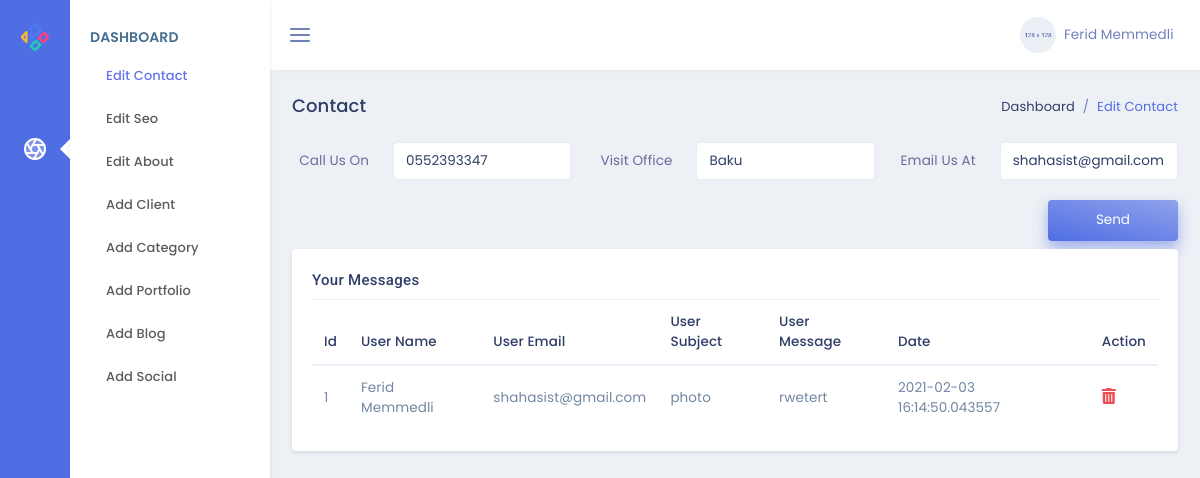
The page /admin/ on the database as committed earlier.
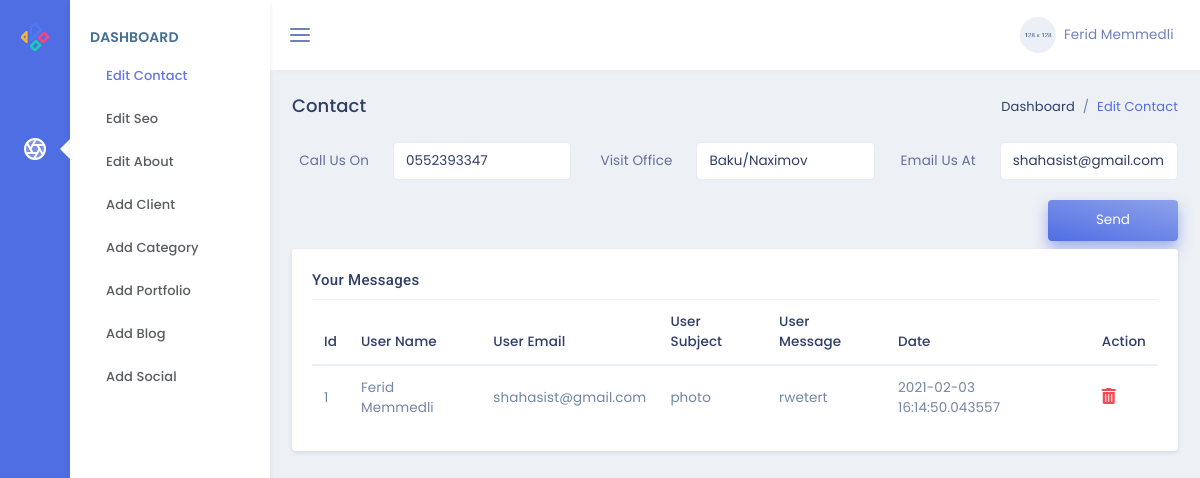
The same page on the database as committed later.
### models.py (models this page shows)
class Contact(db.Model):
    id = db.Column(db.Integer, primary_key=True)
    elaqe = db.Column(db.String(100),nullable=False)
    unvan = db.Column(db.String(100),nullable=False)
    email = db.Column(db.String(100),nullable=False)

### admin/routes.py (the view, shortened to what this page needs)
@admin.route('/',methods=['GET','POST'])
def adminPage():
    form=Form.query.all()
    contact=Contact.query.all()
    if Contact.query.get(1):
        bos=True
    else:
        bos=False
    return render_template('admin/index.html',form=form,contact=contact,bos=bos)

### admin/templates/admin/index.html (shortened to what the changed rows need)
{% extends "admin/layout.html" %}
{% block contentAdmin %}
<form action="{{url_for('admin.adminPage')}}" method="POST" class="row">
    <div class="col-4">
        <div class="form-group row">
            <div class="col-8">
                {% if bos %}
                {% for i in contact %}
                    <input class="form-control" name="elaqe" value="{{i.elaqe}}" type="text" id="example-text-input" required>
                {% endfor %}
                {% else %}
                    <input class="form-control" name="elaqe" value="Contact" type="text" id="example-text-input" required>
                {% endif %}
            </div>
        </div>
    </div>
    <div class="col-4">
        <div class="form-group row">
            <div class="col-8">
                {% if bos %}
                {% for i in contact %}
                    <input class="form-control" name="unvan" value='{{i.unvan}}' type="text" id="example-text-input1" required>
                {% endfor %}
                {% else %}
                    <input class="form-control" name="unvan" value='Adress' type="text" id="example-text-input1" required>
                {% endif %}
            </div>
        </div>
    </div>
    <div class="col-4">
        <div class="form-group row">
            <div class="col-8">
                {% if bos %}
                {% for i in contact %}
                <input class="form-control" name="email" value="{{i.email}}" type="email" id="example-text-input2" required>
                {% endfor %}
                {% else %}
                <input class="form-control" name="email" value="Email" type="email" id="example-text-input2" required>
                {% endif %}
            </div>
        </div>
    </div>
</form>
<div class="row">
    <div class="col-lg-12">
        <div class="card">
            <div class="card-body">
                <div class="table-responsive">
                    <table class="table table-striped mb-0">
                        <thead>
                            <tr>
                                <th>Id</th>
                                <th>User Name</th>
                                <th>User Email</th>
                                <th>User Subject</th>
                                <th>User Message</th>
                                <th>Date</th>
                                <th>Action</th>
                            </tr>
                        </thead>
                    </table>
                </div>
            </div>
        </div>
    </div>
</div>
{% endblock %}

Rows that differ between the two databases and show on the page:
changed Contact "shahasist@gmail.com": unvan "Baku" → "Baku/Naximov"
